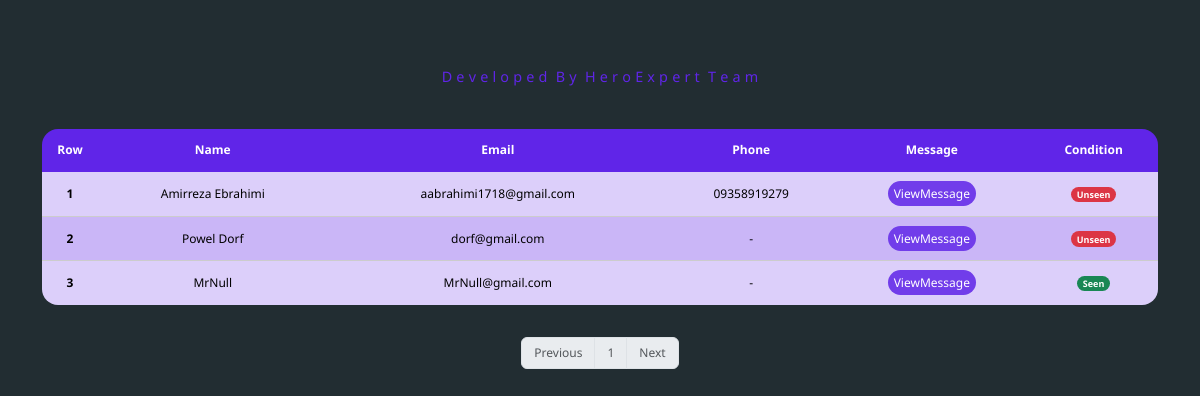
The page /admin/contacts.php on the database its author committed.
### tables this page shows
CREATE TABLE `contacts` (
  `id` int(11) NOT NULL,
  `name` varchar(255) NOT NULL,
  `phone` varchar(225) DEFAULT NULL,
  `email` varchar(225) NOT NULL,
  `message` varchar(800) NOT NULL,
  `status` enum('read','unread') NOT NULL DEFAULT 'unread',
  `date` datetime NOT NULL DEFAULT current_timestamp()
);

### controller/helper.php (called while the page is built, shortened)
<?php
@include '../config/config.php';
function allContacts($page)
{
    global $connect;
    $pagination = 9;
    $page_first_result = ($page - 1) * $pagination;
    $sql = "SELECT * FROM contacts LIMIT  $page_first_result , $pagination;";
    $stmt = $connect->prepare($sql);
    $stmt->execute();
    $result = $stmt->fetchall(PDO::FETCH_OBJ);
    return $result;
}
?>

### admin/contacts.php (the view, shortened to what this page needs)
<?php
@include '../config/config.php';
@include '../controller/helper.php';
if (!isset($_GET['page'])) {
  $page = 1;
} else {
  $page = $_GET['page'];
}
$pagination = pagination();
$contacts = allContacts($page);
$showMessage = false;
?>
<!DOCTYPE html>
<html lang="en">
<head>
  <link href="https://cdn.jsdelivr.net/npm/bootstrap@5.3.3/dist/css/bootstrap.min.css" rel="stylesheet">
  <link rel="stylesheet" href="../assets/css/panelAdmin.css">
</head>
<body>
  <?php if (!$showMessage) { ?>
    <div class="container py-5 text-center">
      <p class="header-title"><a href="https://t.me/HeroExpert_ir" class="HeroExpert">
          <span>D</span>
          <span>e</span>
          <span>v</span>
          <span>e</span>
          <span>l</span>
          <span>o</span>
          <span>p</span>
          <span>e</span>
          <span>d</span>
          <span>B</span>
          <span>y</span>
          <span>H</span>
          <span>e</span>
          <span>r</span>
          <span>o</span>
          <span>E</span>
          <span>x</span>
          <span>p</span>
          <span>e</span>
          <span>r</span>
          <span>t</span>
          <span>T</span>
          <span>e</span>
          <span>a</span>
          <span>m</span></a></p>
      <table class="table-container">
        <thead class="table-header-bg">
          <tr>
            <th scope="col">Row</th>
            <th scope="col">Name</th>
            <th scope="col">Email</th>
            <th scope="col">Phone</th>
            <th scope="col">Message</th>
            <th scope="col">Condition</th>
          </tr>
        </thead>
        <tbody class="table-light">
          <?php foreach ($contacts as $contact) { ?>
            <tr>
              <th><?= $contact->id ?></th>
              <td><?= $contact->name ?></td>
              <td><?= $contact->email ?></td>
              <td><?= $contact->phone ?? '-'  ?></td>
              <td><a style="height: 35px;" href="<?= '?page=' . $page . '&Num=' . $contact->id ?>" class="view-btn view">ViewMessage</a></td>
              <td><span class="status badge rounded-pill <?= ($contact->status == 'read') ? "text-bg-success" : "text-bg-danger" ?>"><?= ($contact->status == 'read') ? "Seen" : "Unseen" ?></span></td>
            </tr>
          <?php } ?>
        </tbody>
      </table>
      <nav aria-label="Page navigation example">
        <ul class="pagination justify-content-center">
          <li class="<?= ($page == 1) ? "page-item disabled" : "page-item" ?>">
            <a class="page-link" href="<?= "contacts.php?page=" . ($page - 1) ?>">Previous</a>
          </li>
          <?php for ($pages = 1; $pages <= $pagination; $pages++) { ?>
            <li class="<?= ($page == $pages) ? "page-item disabled" : "page-item" ?>">
              <a class="page-link" href="<?= "contacts.php?page=$pages" ?>"><?= $pages ?></a>
            </li>
          <?php } ?>
          <li class="<?= ($pagination <= $page) ? "page-item disabled" : "page-item" ?>">
            <a class="page-link" href="<?= "contacts.php?page=" . ($page + 1) ?>">Next</a>
          </li>
        </ul>
      </nav>
    </div>
  <?php } ?>
</body>
</html>

### assets/css/panelAdmin.css (style rules this page uses)
body { background-color:#222D32; -webkit-text-size-adjust:100%; -moz-text-size-adjust:100%; text-size-adjust:100%; -webkit-font-smoothing:subpixel-antialiased; text-rendering:geometricPrecision; -webkit-text-size-adjust:none; -moz-text-size-adjust:none; text-size-adjust:none; }
.header-title { color:white; margin:1rem 0 2.5rem; }
.table-container { overflow:hidden; border-collapse:collapse; width:100%; border-radius:1rem !important; margin-bottom:2rem; }
.table-header-bg { background-color:#6025e8 !important; }
tr { border-bottom:1px solid #ccc; }
tr:last-of-type { border-bottom:none; outline:none; }
tbody tr:nth-child(2n) { background-color:#cab6f7; }
tbody tr:nth-child(2n - 1) { background-color:#dccffa; }
thead th { padding:.8rem 0; color:#fff; font-size:1vw; }
tbody td,tbody th { padding:.8rem 0; font-size:1vw; }
.view-btn { background-color:#713dea; color:#fff; border-radius:1rem; padding:.5vh .5vw; font-size:1vw; text-decoration:none; font-size:1vw; }
.page-link { color:#4e0de5; transition:all 200ms ease; font-size:1vw; }
.HeroExpert { display:inline; margin:0 .4rem; text-decoration:none; color:#6025e8; -webkit-backface-visibility:hidden; backface-visibility:hidden; perspective:100px; }
.HeroExpert span { position:relative; display:inline-block; transition:all 300ms ease; -webkit-animation:Wave 2.6s ease infinite; animation:Wave 3.6s ease infinite; transform:translateZ(0); transform-origin:50% 50%; filter:blur(0px); font-size:1.2vw; }
.HeroExpert span:nth-child(1) { -webkit-animation-delay:0s; animation-delay:0s; }
.HeroExpert span:nth-child(2) { -webkit-animation-delay:0.09s; animation-delay:0.09s; }
.HeroExpert span:nth-child(3) { -webkit-animation-delay:0.18s; animation-delay:0.18s; }
.HeroExpert span:nth-child(4) { -webkit-animation-delay:0.36s; animation-delay:0.36s; }
.HeroExpert span:nth-child(5) { -webkit-animation-delay:0.45s; animation-delay:0.45s; }
.HeroExpert span:nth-child(6) { -webkit-animation-delay:0.54s; animation-delay:0.54s; }
.HeroExpert span:nth-child(7) { -webkit-animation-delay:0.63s; animation-delay:0.63s; }
.HeroExpert span:nth-child(8) { -webkit-animation-delay:0.72s; animation-delay:0.72s; }
.HeroExpert span:nth-child(9) { -webkit-animation-delay:0.81s; animation-delay:0.81s; }
.HeroExpert span:nth-child(11) { -webkit-animation-delay:0.99s; animation-delay:0.99s; }
.HeroExpert span:nth-child(12) { -webkit-animation-delay:1.08s; animation-delay:1.08s; }
.HeroExpert span:nth-child(14) { -webkit-animation-delay:1.26s; animation-delay:1.26s; }
.HeroExpert span:nth-child(15) { -webkit-animation-delay:1.35s; animation-delay:1.35s; }
.HeroExpert span:nth-child(16) { -webkit-animation-delay:1.44s; animation-delay:1.44s; }
.HeroExpert span:nth-child(17) { -webkit-animation-delay:1.53s; animation-delay:1.53s; }
.HeroExpert span:nth-child(18) { -webkit-animation-delay:1.62s; animation-delay:1.62s; }
.HeroExpert span:nth-child(19) { -webkit-animation-delay:1.71s; animation-delay:1.71s; }
.HeroExpert span:nth-child(20) { -webkit-animation-delay:1.8s; animation-delay:1.8s; }
.HeroExpert span:nth-child(21) { -webkit-animation-delay:1.89s; animation-delay:1.89s; }
.HeroExpert span:nth-child(22) { -webkit-animation-delay:1.98s; animation-delay:1.98s; }
.HeroExpert span:nth-child(23) { -webkit-animation-delay:2.07s; animation-delay:2.07s; }
.HeroExpert span:nth-child(25) { -webkit-animation-delay:2.25s; animation-delay:2.25s; }
.HeroExpert span:nth-child(26) { -webkit-animation-delay:2.34s; animation-delay:2.34s; }
.HeroExpert span:nth-child(27) { -webkit-animation-delay:2.43s; animation-delay:2.43s; }
.HeroExpert span:nth-child(28) { -webkit-animation-delay:2.52s; animation-delay:2.52s; }

### rows shown on the page
contacts: id "1", name "Amirreza Ebrahimi", email "aabrahimi1718@gmail.com", phone "09358919279", status "Unseen"
contacts: id "2", name "Powel Dorf", email "dorf@gmail.com", phone "-", status "Unseen"
contacts: id "3", name "MrNull", email "MrNull@gmail.com", phone "-", status "Seen"
